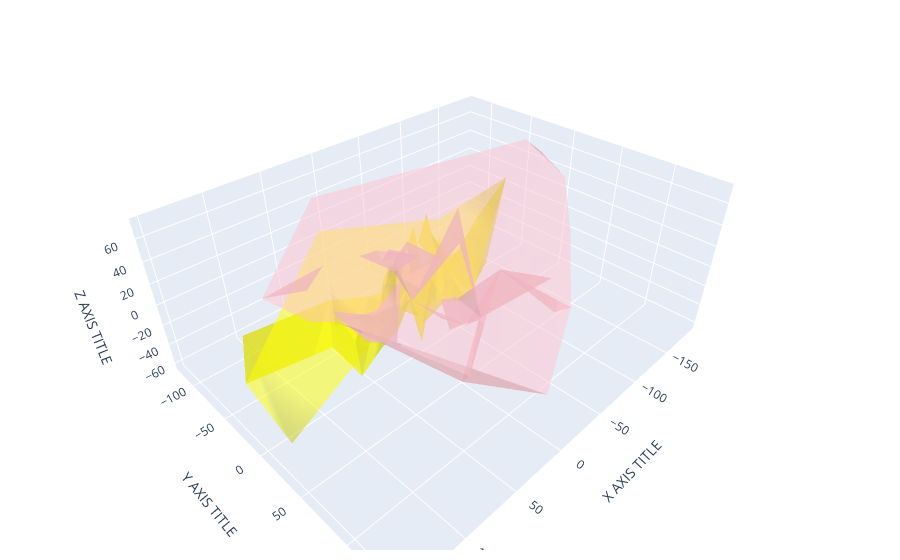

Notebook source saved alongside this figure:
### Markdown cell above
## Set Axes Title

### Code cell
import numpy as np

# Define random surface
N = 50
fig = go.Figure()
fig.add_trace(go.Mesh3d(x=(60*np.random.randn(N)),
                   y=(25*np.random.randn(N)),
                   z=(40*np.random.randn(N)),
                   opacity=0.5,
                   color='yellow'
                  ))
fig.add_trace(go.Mesh3d(x=(70*np.random.randn(N)),
                   y=(55*np.random.randn(N)),
                   z=(30*np.random.randn(N)),
                   opacity=0.5,
                   color='pink'
                  ))

fig.update_layout(scene = dict(
                    xaxis_title='X AXIS TITLE',
                    yaxis_title='Y AXIS TITLE',
                    zaxis_title='Z AXIS TITLE'),
                    width=700,
                    margin=dict(r=20, b=10, l=10, t=10))

fig.show()
